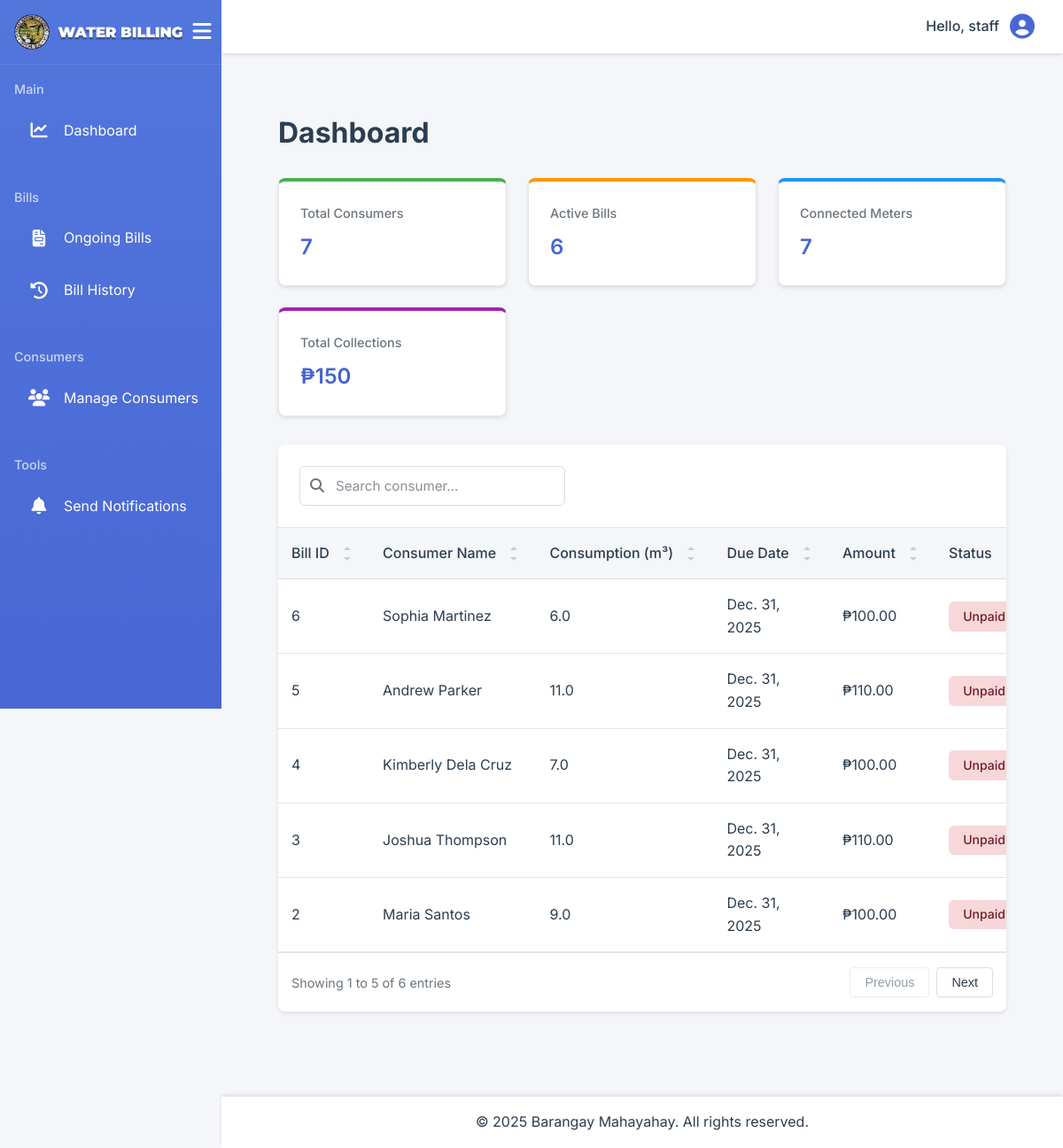
Page /dashboard/ (signed in) on the committed database.
### billing/models.py (models this page shows, shortened)
class User(AbstractUser):
    USER_TYPE_CHOICES = (
        ('admin', 'Barangay Admin'),
        ('staff', 'Barangay Staff'),
    )
    user_type = models.CharField(max_length=10, choices=USER_TYPE_CHOICES)
    contact_number = models.CharField(max_length=11, blank=True)

class Bill(models.Model):
    BILL_STATUS_CHOICES = (
        ('unpaid', 'Unpaid'),
        ('paid', 'Paid'),
    )
    bill_id = models.AutoField(primary_key=True)
    consumer = models.ForeignKey(Consumer, on_delete=models.CASCADE, related_name='bills')
    meter_reading = models.OneToOneField(MeterReading, on_delete=models.PROTECT, related_name='bill', null=True)
    billing_period = models.DateField()
    amount = models.DecimalField(max_digits=10, decimal_places=2)
    due_date = models.DateField()
    status = models.CharField(max_length=10, choices=BILL_STATUS_CHOICES, default='unpaid')
    created_at = models.DateTimeField(auto_now_add=True)
    updated_at = models.DateTimeField(auto_now=True)
    created_by = models.ForeignKey(User, on_delete=models.SET_NULL, null=True, related_name='bills_created')
    last_modified_by = models.ForeignKey(User, on_delete=models.SET_NULL, null=True, related_name='bills_modified')
    class Meta:
        constraints = [
            models.UniqueConstraint(
                fields=['consumer', 'billing_period'],
                name='unique_consumer_billing_period'
            )
        ]

class Consumer(models.Model):
    ACCOUNT_STATUS_CHOICES = (
        ('active', 'Active'),
        ('disconnected', 'Disconnected'),
    )
    consumer_id = models.AutoField(primary_key=True)
    first_name = models.CharField(max_length=100)
    middle_initial = models.CharField(max_length=1, blank=True)
    last_name = models.CharField(max_length=100)
    contact_number = models.CharField(
        max_length=11,
        validators=[RegexValidator(regex=r'^\d{11}$', message='Contact number must be 11 digits')]
    )
    address = models.TextField()
    meter_number = models.CharField(max_length=50, unique=True)
    account_status = models.CharField(max_length=20, choices=ACCOUNT_STATUS_CHOICES, default='active')
    created_at = models.DateTimeField(auto_now_add=True)
    updated_at = models.DateTimeField(auto_now=True)
    def get_full_name(self):
        if self.middle_initial:
            return f"{self.first_name} {self.middle_initial}. {self.last_name}"
        return f"{self.first_name} {self.last_name}"

class MeterReading(models.Model):
    reading_id = models.AutoField(primary_key=True)
    consumer = models.ForeignKey(Consumer, on_delete=models.CASCADE, related_name='meter_readings')
    reading_date = models.DateField()
    previous_reading = models.DecimalField(max_digits=10, decimal_places=1)
    current_reading = models.DecimalField(max_digits=10, decimal_places=1)
    consumption = models.DecimalField(max_digits=10, decimal_places=1, null=True)
    created_at = models.DateTimeField(auto_now_add=True)
    updated_at = models.DateTimeField(auto_now=True)
    created_by = models.ForeignKey(User, on_delete=models.SET_NULL, null=True, related_name='readings_created')
    last_modified_by = models.ForeignKey(User, on_delete=models.SET_NULL, null=True, related_name='readings_modified')
    class Meta:
        constraints = [
            models.UniqueConstraint(
                fields=['consumer', 'reading_date'],
                name='unique_consumer_reading_date'
            )
        ]

### billing/views.py (the view)
# urls.py: path('dashboard/', DashboardAPIView.as_view(), name='dashboard'),
@login_required
def dashboard(request):
    total_consumers = Consumer.objects.count()
    active_bills = Bill.objects.filter(status='unpaid').count()
    connected_meters = Consumer.objects.filter(account_status='active').count()
    total_collections = Bill.objects.filter(status='paid').aggregate(Sum('amount'))['amount__sum'] or 0
    ongoing_bills = Bill.objects.filter(status='unpaid').select_related('consumer').order_by('due_date')
    collections_data = Bill.objects.filter(
        status='paid',
        billing_period__gte=datetime.now() - timedelta(days=180)
    ).annotate(
        month=TruncMonth('billing_period')
    ).values('month').annotate(
        total=Sum('amount')
    ).order_by('month')
    months = []
    amounts = []
    for entry in collections_data:
        months.append(entry['month'].strftime('%b %Y'))
        amounts.append(float(entry['total']))
    return render(request, 'dashboard.html', {
        'total_consumers': total_consumers,
        'active_bills': active_bills,
        'connected_meters': connected_meters,
        'total_collections': total_collections,
        'ongoing_bills': ongoing_bills,
        'chart_labels': json.dumps(months),
        'chart_data': json.dumps(amounts),
    })

### templates/dashboard.html (shortened to what this page needs)
{% extends 'base.html' %}
{% block content %}
<link rel="stylesheet" href="/static/css/dashboard.css">
<div class="dashboard">
    <h1 class="page-title">Dashboard</h1>
    <br>
    <div class="grid">
        <div class="stats-card">
            <div class="stats-card-title">Total Consumers</div>
            <div class="stats-card-value">{{ total_consumers }}</div>
        </div>
        <div class="stats-card">
            <div class="stats-card-title">Active Bills</div>
            <div class="stats-card-value">{{ active_bills }}</div>
        </div>
        <div class="stats-card">
            <div class="stats-card-title">Connected Meters</div>
            <div class="stats-card-value">{{ connected_meters }}</div>
        </div>
        <div class="stats-card">
            <div class="stats-card-title">Total Collections</div>
            <div class="stats-card-value">₱{{ total_collections }}</div>
        </div>
    </div>
    <div class="dashboard-content {% if not user.is_superuser and user.user_type != 'admin' %}full-width{% endif %}">
        <div class="bills-section">
            <div class="table-container">
                <div class="table-header">
                    <div class="header-content">
                        <div class="search-group">
                            <div class="input-icon">
                                <i class="fas fa-search"></i>
                                <input type="text" id="table-search" class="form-control" placeholder="Search consumer...">
                            </div>
                        </div>
                    </div>
                </div>
                <div class="table-responsive">
                    <table class="table paginated-table">
                        <thead>
                            <tr>
                                <th class="sortable" data-sort="bill_id">
                                    Bill ID
                                    <span class="sort-icon"></span>
                                </th>
                                <th class="sortable" data-sort="consumer_name">
                                    Consumer Name
                                    <span class="sort-icon"></span>
                                </th>
                                <th class="sortable" data-sort="consumption">
                                    Consumption (m³)
                                    <span class="sort-icon"></span>
                                </th>
                                <th class="sortable" data-sort="due_date">
                                    Due Date
                                    <span class="sort-icon"></span>
                                </th>
                                <th class="sortable" data-sort="amount">
                                    Amount
                                    <span class="sort-icon"></span>
                                </th>
                                <th class="sortable" data-sort="status">
                                    Status
                                    <span class="sort-icon"></span>
                                </th>
                            </tr>
                        </thead>
                        <tbody>
                            {% for bill in ongoing_bills %}
                            <tr>
                                <td>{{ bill.bill_id }}</td>
                                <td>{{ bill.consumer.get_full_name }}</td>
                                <td>{{ bill.meter_reading.consumption }}</td>
                                <td>{{ bill.due_date }}</td>
                                <td>₱{{ bill.amount }}</td>
                                <td>
                                    <span class="status-badge status-{{ bill.status }}">
                                        {{ bill.status|title }}
                                    </span>
                                </td>
                            </tr>
                            {% empty %}
                            <tr>
                                <td colspan="6" class="text-center">No ongoing bills found.</td>
                            </tr>
                            {% endfor %}
                        </tbody>
                    </table>
                </div>
            </div>
        </div>
    </div>
</div>
{% endblock %}

### templates/base.html (shortened to what this page needs)
<!DOCTYPE html>
<html lang="en">
<head>
    <link rel="stylesheet" href="/static/css/base.css">
    <link rel="stylesheet" href="https://cdnjs.cloudflare.com/ajax/libs/font-awesome/6.5.1/css/all.min.css">
    <link rel="stylesheet" href="/static/css/styles.css">
</head>
<body>
    {% if user.is_authenticated and not request.path == '/' %}
    <div class="sidebar" id="sidebar">
        <div class="sidebar-header">
            <img src="/static/images/logo.png" alt="Logo" class="logo">
            <img src="/static/images/logo_text.png" alt="Logo-text" class="logo-text">
            <button id="toggleSidebar" class="toggle-btn">
                <i class="fas fa-bars"></i>
            </button>
        </div>
        <nav class="sidebar-nav">
            <div class="nav-section">
                <h4>Main</h4>
                <a href="{% url 'dashboard' %}" class="nav-item">
                    <span class="icon"><i class="fas fa-chart-line"></i></span>
                    <span class="text">Dashboard</span>
                </a>
            </div>
            <div class="nav-section">
                <h4>Bills</h4>
                <a href="{% url 'ongoing_bills' %}" class="nav-item">
                    <span class="icon"><i class="fas fa-file-invoice"></i></span>
                    <span class="text">Ongoing Bills</span>
                </a>
                <a href="{% url 'bill_history' %}" class="nav-item">
                    <span class="icon"><i class="fas fa-history"></i></span>
                    <span class="text">Bill History</span>
                </a>
            </div>
            <div class="nav-section">
                <h4>Consumers</h4>
                <a href="{% url 'consumers' %}" class="nav-item">
                    <span class="icon"><i class="fas fa-users"></i></span>
                    <span class="text">Manage Consumers</span>
                </a>
            </div>
            <div class="nav-section">
                <h4>Tools</h4>
                <a href="{% url 'send_notifications' %}" class="nav-item">
                    <span class="icon"><i class="fas fa-bell"></i></span>
                    <span class="text">Send Notifications</span>
                </a>
            </div>
        </nav>
    </div>
    {% endif %}
    <div class="main-content {% if user.is_authenticated and not request.path == '/' %}with-sidebar{% else %}no-sidebar{% endif %}" id="main-content">
        {% if user.is_authenticated and not request.path == '/' %}
        <header class="top-bar">
            <div class="user-info">
                <span class="username">Hello, {{ user.username }}</span>
                <i class="fas fa-circle-user"></i>
            </div>
        </header>
        {% endif %}
        <div class="content-wrapper">
            {% block content %}
            {% endblock %}
        </div>
        <footer class="footer">
            <p>&copy; 2025 Barangay Mahayahay. All rights reserved.</p>
        </footer>
    </div>
</body>
</html>

### static/css/dashboard.css (style rules this page uses)
.dashboard { padding: 2rem; }
.grid { display: grid; grid-template-columns: repeat(auto-fit, minmax(240px, 1fr)); gap: 1.5rem; margin-bottom: 2rem; }
.stats-card { background-color: white; padding: 1.5rem; border-radius: 8px; box-shadow: 0 2px 4px rgba(0, 0, 0, 0.1); position: relative; overflow: hidden; border: 1px solid rgba(0, 0, 0, 0.1); }
.stats-card:nth-child(1) { border-top: 4px solid #4CAF50; }
.stats-card:nth-child(2) { border-top: 4px solid #FF9800; }
.stats-card:nth-child(3) { border-top: 4px solid #2196F3; }
.stats-card:nth-child(4) { border-top: 4px solid #9C27B0; }
.stats-card-title { color: #6c757d; font-size: 0.9rem; margin-bottom: 0.5rem; }
.stats-card-value { font-size: 1.5rem; font-weight: 600; }
.stats-card:nth-child(1) .stats-card-value { color: #4CAF50; }
.stats-card:nth-child(2) .stats-card-value { color: #FF9800; }
.stats-card:nth-child(3) .stats-card-value { color: #2196F3; }
.stats-card:nth-child(4) .stats-card-value { color: #9C27B0; }
.dashboard-content { display: grid; grid-template-columns: 2fr 1fr; gap: 2rem; margin-top: 2rem; }
.dashboard-content.full-width { grid-template-columns: 1fr; }
.bills-section { min-width: 0; }
.table-container { background-color: white; border-radius: 8px; box-shadow: 0 2px 4px rgba(0, 0, 0, 0.1); }
.table-header { padding: 1.5rem; border-bottom: 1px solid rgba(0, 0, 0, 0.1); }
.header-content { display: flex; justify-content: space-between; align-items: center; }
.search-group { width: 300px; }
.input-icon { position: relative; width: 100%; }
.input-icon i { position: absolute; left: 12px; top: 50%; transform: translateY(-50%); color: #6c757d; z-index: 1; }
.input-icon input { width: 100%; padding: 0.75rem 1rem 0.75rem 2.5rem; border: 1px solid #ddd; border-radius: 6px; font-size: 0.95rem; transition: all 0.2s ease; }
.table-responsive { overflow-x: auto; margin: 0 -1px; }
.sortable { cursor: pointer; user-select: none; white-space: nowrap; }
.sort-icon { display: inline-block; width: 16px; height: 16px; margin-left: 0.5rem; vertical-align: middle; position: relative; }
.sort-icon::before, .sort-icon::after { content: ''; position: absolute; left: 50%; border-left: 4px solid transparent; border-right: 4px solid transparent; }
.sort-icon::before { top: 0; border-bottom: 4px solid #ccc; transform: translateX(-50%); }
.sort-icon::after { bottom: 0; border-top: 4px solid #ccc; transform: translateX(-50%); }
@media (max-width: 1200px) { .dashboard-content { grid-template-columns: 1fr; } }
.form-control { width: 100%; padding: 0.75rem; border: 1px solid #ddd; border-radius: 6px; font-size: 0.95rem; transition: all 0.2s ease; }

### rows in the picture
User: username "staff"
Bill: bill_id "2", consumer.get_full_name "Maria Santos", meter_reading.consumption "9.0", due_date "Dec. 31, 2025", amount "100.00", status "Unpaid"
Bill: bill_id "3", consumer.get_full_name "Joshua Thompson", meter_reading.consumption "11.0", due_date "Dec. 31, 2025", amount "110.00", status "Unpaid"
Bill: bill_id "4", consumer.get_full_name "Kimberly Dela Cruz", meter_reading.consumption "7.0", due_date "Dec. 31, 2025", amount "100.00", status "Unpaid"
Bill: bill_id "5", consumer.get_full_name "Andrew Parker", meter_reading.consumption "11.0", due_date "Dec. 31, 2025", amount "110.00", status "Unpaid"
Bill: bill_id "6", consumer.get_full_name "Sophia Martinez", meter_reading.consumption "6.0", due_date "Dec. 31, 2025", amount "100.00", status "Unpaid"

### other values in the picture
{{ total_consumers }} "7"
{{ active_bills }} "6"
{{ connected_meters }} "7"
{{ total_collections }} "150"
